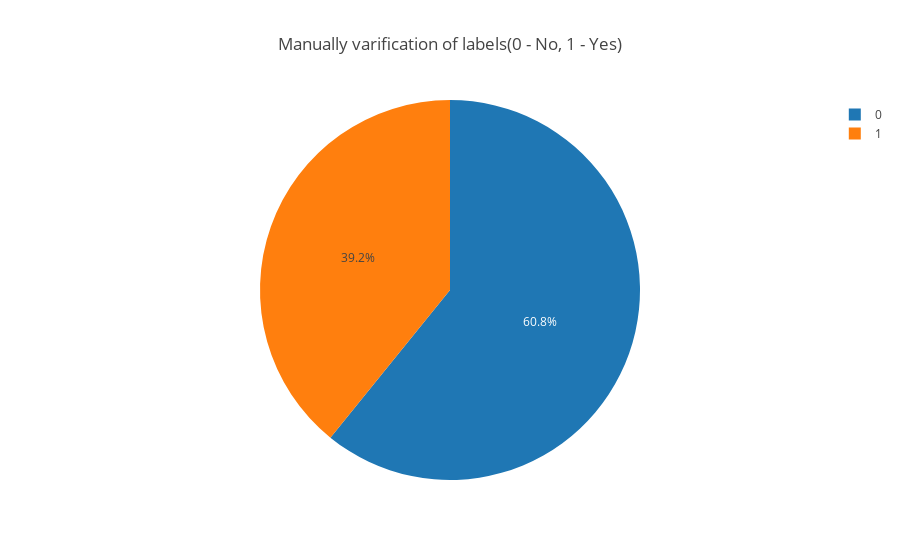

The notebook cell this image was saved under:
### Code cell
import plotly.graph_objs as go
import plotly.offline as py
py.init_notebook_mode(connected=True)

temp = train_data['manually_verified'].value_counts()
labels = temp.index
sizes = (temp / temp.sum())*100
trace = go.Pie(labels=labels, values=sizes, hoverinfo='label+percent')
layout = go.Layout(title='Manually varification of labels(0 - No, 1 - Yes)')
data = [trace]
fig = go.Figure(data=data, layout=layout)
py.iplot(fig)

### Figure 1 — Plotly figure (JSON) as saved in the notebook; plotly's stock layout.template omitted (floating-point values rounded to 4 significant figures)
{"data": [{"hoverinfo": "label+percent", "labels": [0, 1], "type": "pie", "values": [60.84, 39.16]}], "layout": {"title": "Manually varification of labels(0 - No, 1 - Yes)"}}
